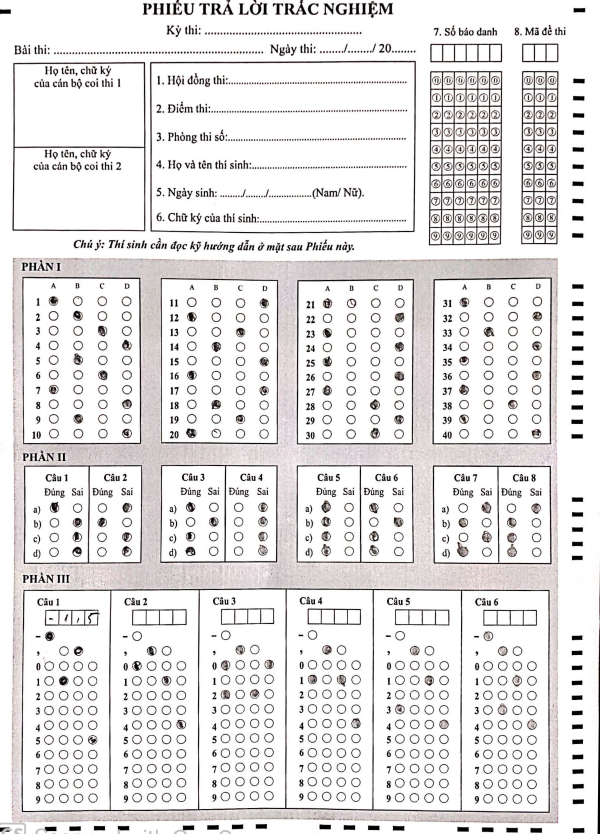
#> input picture debug/debug_warp_PhieuQG.0010.jpg, 1800 x 2500 px, found by its file name (shown at 1/3 size)
$ python analyze_layout.py
#> lines starting #> are read from the running program, lines starting #| are printed output that depends on the picture; after the words box and inside, x2 and y2 are one past the last pixel; in counts of white or black regions, pixels touching at a corner belong together
"""Analyze warped image to find actual form regions for config calibration."""
import cv2
import numpy as np

# Load a warped debug image
img = cv2.imread("debug_warp_PhieuQG.0010.jpg")
#> img is the input picture: shape (2500, 1800, 3); mean B, G, R 227.7, 227.6, 229.6
if img is None:
    print("Image not found, using pipeline...")
    import json
    from core.preprocessor import load_image, preprocess_to_binary
    from core.detector import find_corners, warp_perspective, deskew
    config = json.load(open('config.json', 'r', encoding='utf-8'))
    img = load_image('anh/test_imga/PhieuQG.0010.jpg')
    binary = preprocess_to_binary(img, config)
    corners, method = find_corners(img, binary, config)
    img = warp_perspective(img, corners, 1800, 2500)
    img, _ = deskew(img)
    img = cv2.resize(img, (1800, 2500))

h, w = img.shape[:2]
#> h = 2500; w = 1800
gray = cv2.cvtColor(img, cv2.COLOR_BGR2GRAY)
_, binary = cv2.threshold(gray, 0, 255, cv2.THRESH_BINARY_INV + cv2.THRESH_OTSU)
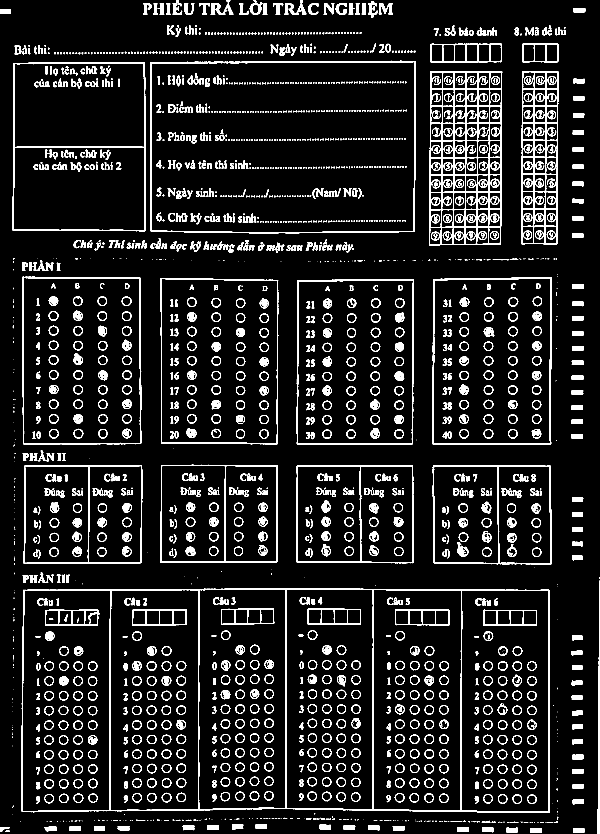
#> binary: shape (2500, 1800) (shown at 1/3 size); 9% white; 2356 white regions (784 under 20 px), largest, box (x1, y1, x2, y2) and area: (64, 1765, 1650, 2439) 26602, (1287, 213, 1507, 736) 18533, (1564, 213, 1675, 733) 10732

print(f"Image size: {w}x{h}")
#| Image size: 1800x2500
print()

# Horizontal projection (sum of black pixels per row)
h_proj = np.sum(binary, axis=1) / 255
#> h_proj = 2500 values, max 1401 at index 1397, min 0 at index 53, mean 162
# Vertical projection (sum of black pixels per column)
v_proj = np.sum(binary, axis=0) / 255
#> v_proj = 1800 values, max 1016 at index 1383, min 0 at index 33, mean 225

# Find horizontal bands (rows with lots of black = borders/lines)
print("=== Horizontal structure (significant rows) ===")
threshold_h = w * 0.3  # rows with >30% black pixels
#> threshold_h = 540
in_band = False
band_start = 0
bands = []
for i in range(h):
    if h_proj[i] > threshold_h:
        if not in_band:
            band_start = i
            in_band = True
    else:
        if in_band:
            bands.append((band_start, i-1))
            in_band = False
#> after the loop, band_start = 2484; bands = [(157, 157), (183, 189), (247, 248), (420, 421), (502, 503), (695, 697), (834, 834), (837, 840), (1329, 1332), (1396, 1399), (1685, 1690), (1767, 1771), (1829, 1831), (1873, 1875), (2430, 2432), (2484, 2486)]; in_band = False
if in_band:
    bands.append((band_start, h-1))

for start, end in bands:
    pct_start = start / h
    pct_end = end / h
    print(f"  Row {start:4d}-{end:4d} ({pct_start:.3f}-{pct_end:.3f})")
#> this loop made 16 passes
#> (start, end, pct_start, pct_end) on passes 1 to 12: (157, 157, 0.0628, 0.0628), (183, 189, 0.0732, 0.0756), (247, 248, 0.0988, 0.0992), (420, 421, 0.168, 0.168), (502, 503, 0.201, 0.201), (695, 697, 0.278, 0.279), (834, 834, 0.334, 0.334), (837, 840, 0.335, 0.336), (1329, 1332, 0.532, 0.533), (1396, 1399, 0.558, 0.56), (1685, 1690, 0.674, 0.676), (1767, 1771, 0.707, 0.708)
#|   Row  157- 157 (0.063-0.063)
#|   Row  183- 189 (0.073-0.076)
#|   Row  247- 248 (0.099-0.099)
#|   Row  420- 421 (0.168-0.168)
#|   Row  502- 503 (0.201-0.201)
#|   Row  695- 697 (0.278-0.279)
#|   Row  834- 834 (0.334-0.334)
#|   Row  837- 840 (0.335-0.336)
#> (further printed lines are left out)

print()
print("=== Vertical structure (significant columns) ===")
threshold_v = h * 0.05  # columns with >5% black pixels
#> threshold_v = 125
in_band = False
for i in range(w):
    if v_proj[i] > threshold_v:
        if not in_band:
            band_start = i
            in_band = True
    else:
        if in_band:
            pct_start = band_start / w
            pct_end = (i-1) / w
            if i - band_start > 5:  # skip thin lines
                print(f"  Col {band_start:4d}-{i-1:4d} ({pct_start:.3f}-{pct_end:.3f})")
            in_band = False
#> after the loop, band_start = 1794; in_band = True; pct_end = 0.972; pct_start = 0.953

# Analyze specific rows for content density to detect regions
print()
print("=== Row content density (sampled every 50 rows) ===")
for y in range(0, h, 50):
    density = h_proj[y] / w * 100
    bar = "#" * int(density)
    if density > 5:
        print(f"  Row {y:4d} ({y/h:.3f}): {density:5.1f}% {bar}")
#> this loop made 50 passes
#> (density, bar) on passes 1 to 12: (1.72, '#'), (0.444, ''), (23.06, '#######################'), (8.11, '########'), (3.22, '###'), (25.22, '#########################'), (8.06, '########'), (10.61, '##########'), (10.78, '##########'), (13.78, '#############'), (24.67, '########################'), (10.61, '##########')
#|   Row  100 (0.040):  23.1% #######################
#|   Row  150 (0.060):   8.1% ########
#|   Row  250 (0.100):  25.2% #########################
#|   Row  300 (0.120):   8.1% ########
#|   Row  350 (0.140):  10.6% ##########
#|   Row  400 (0.160):  10.8% ##########
#|   Row  450 (0.180):  13.8% #############
#|   Row  500 (0.200):  24.7% ########################
#> (further printed lines are left out)

# Look at the image in grid sections
print()
print("=== Grid analysis (10x14 grid) ===")
grid_w = w // 10
#> grid_w = 180
grid_h = h // 14
#> grid_h = 178
for gy in range(14):
    row_str = ""
    for gx in range(10):
        region = binary[gy*grid_h:(gy+1)*grid_h, gx*grid_w:(gx+1)*grid_w]
        density = np.mean(region) / 255 * 100
        if density > 20:
            row_str += "##"
        elif density > 10:
            row_str += "@@"
        elif density > 5:
            row_str += ".."
        else:
            row_str += "  "
    y_pct = gy / 14
    print(f"  Row {gy:2d} ({y_pct:.2f}): [{row_str}]")
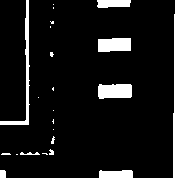
#> region: shape (178, 180); 10% white; 23 white regions (14 under 20 px), largest, box (x1, y1, x2, y2) and area: (173, 0, 180, 178) 1119, (0, 0, 30, 125) 513, (98, 84, 132, 99) 464

$ run again, with debug/debug_warp_PhieuQG.0050.jpg copied over debug/debug_warp_PhieuQG.0010.jpg
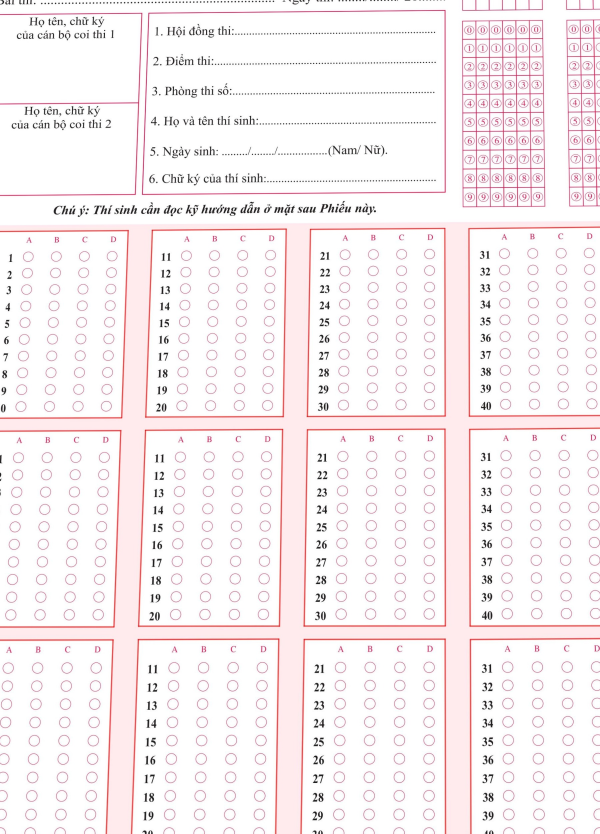
#> input picture debug/debug_warp_PhieuQG.0050.jpg, 1800 x 2500 px, found by its file name (shown at 1/3 size)
#> img is the input picture: shape (2500, 1800, 3); mean B, G, R 242.6, 241, 248.4
#> `_, binary = cv2.threshold(gray, 0, 255, cv2.THRESH_BINARY_INV + cv2.TH..`:
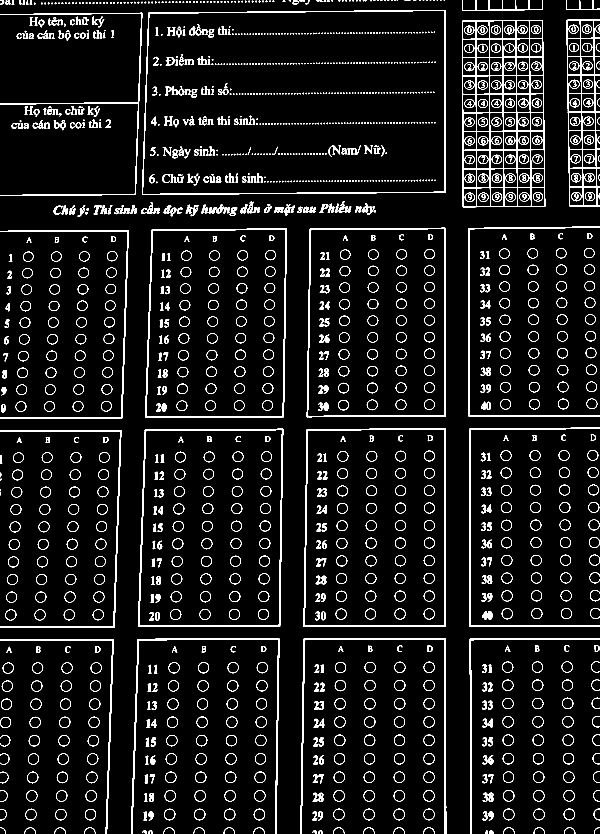
#> binary: shape (2500, 1800) (shown at 1/3 size); 6.1% white; 1667 white regions (499 under 20 px), largest, box (x1, y1, x2, y2) and area: (1386, 60, 1636, 622) 15366, (414, 1286, 850, 1881) 8189, (910, 1285, 1338, 1880) 8045
#| Image size: 1800x2500
#> h_proj = 2500 values, max 1589 at index 1879, min 0 at index 651, mean 108.9
#> v_proj = 1800 values, max 2296 at index 1334, min 0 at index 1339, mean 151.3
#> after the loop `for i in range(h):`: band_start = 1916; bands = [(686, 688), (1247, 1250), (1286, 1291), (1876, 1880), (1916, 1919)]; in_band = False
#> the loop `for start, end in bands:` made 5 passes
#> (start, end, pct_start, pct_end) on passes 1 to 5: (686, 688, 0.274, 0.275), (1247, 1250, 0.499, 0.5), (1286, 1291, 0.514, 0.516), (1876, 1880, 0.75, 0.752), (1916, 1919, 0.766, 0.768)
#> (printed output is left out)
#> after the loop `for i in range(w):`: band_start = 1755; in_band = True; pct_end = 0.972; pct_start = 0.967
#> the loop `for y in range(0, h, 50):` made 50 passes
#> (density, bar) on passes 1 to 8: (13.56, '#############'), (1, '#'), (24.83, '########################'), (4.78, '####'), (3.94, '###'), (4.44, '####'), (4.22, '####'), (5.22, '#####')
#> (printed output is left out)
#> after the loop `for gy in range(14):`:
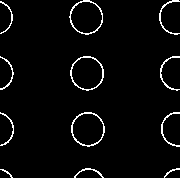
#> region: shape (178, 180); 3.5% white in thin lines or dots

$ run again, with debug/debug_0a9e6c3036c548579cdbfadb5782a148_PhieuQG.0043.jpg.jpg copied over debug/debug_warp_PhieuQG.0010.jpg
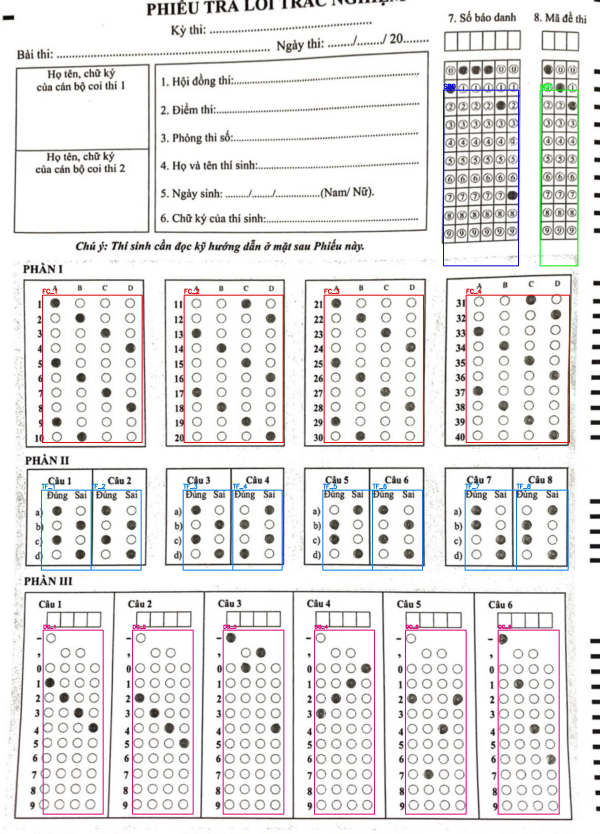
#> input picture debug/debug_0a9e6c3036c548579cdbfadb5782a148_PhieuQG.0043.jpg.jpg, 1800 x 2500 px, found by its file name (shown at 1/3 size)
#> img is the input picture: shape (2500, 1800, 3); mean B, G, R 230.7, 230.5, 232.4
#> `_, binary = cv2.threshold(gray, 0, 255, cv2.THRESH_BINARY_INV + cv2.TH..`:
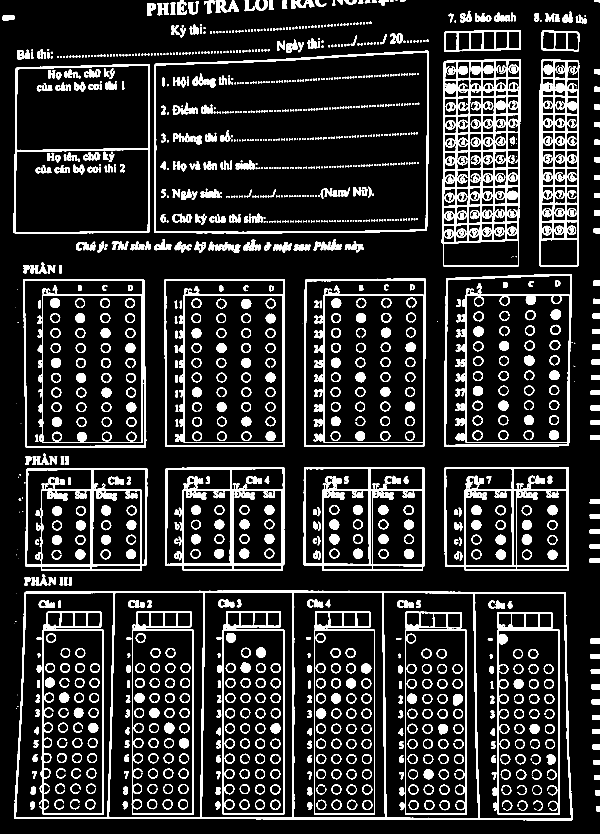
#> binary: shape (2500, 1800) (shown at 1/3 size); 13.3% white; 1716 white regions (150 under 20 px), largest, box (x1, y1, x2, y2) and area: (42, 1772, 1718, 2461) 39057, (1325, 177, 1562, 799) 37510, (1619, 179, 1738, 799) 20990
#| Image size: 1800x2500
#> h_proj = 2500 values, max 1570 at index 1776, min 0 at index 821, mean 239.7
#> v_proj = 1800 values, max 1464 at index 852, min 0 at index 0, mean 332.9
#> after the loop `for i in range(h):`: band_start = 2452; bands = [(449, 450), (502, 506), (663, 663), (694, 699), (735, 739), (745, 748), (838, 842), (884, 886), (1326, 1328), (1335, 1340), (1402, 1407), (1469, 1471), (1479, 1492), (1691, 1698), (1709, 1711), (1773, 1779), (1835, 1838), (1878, 1882), (1889, 1891), (2441, 2443), (2452, 2457)]; in_band = False
#> the loop `for start, end in bands:` made 21 passes
#> (start, end, pct_start, pct_end) on passes 1 to 8: (449, 450, 0.18, 0.18), (502, 506, 0.201, 0.202), (663, 663, 0.265, 0.265), (694, 699, 0.278, 0.28), (735, 739, 0.294, 0.296), (745, 748, 0.298, 0.299), (838, 842, 0.335, 0.337), (884, 886, 0.354, 0.354)
#> (printed output is left out)
#> after the loop `for i in range(w):`: band_start = 1772; in_band = True; pct_end = 0.964; pct_start = 0.962
#> the loop `for y in range(0, h, 50):` made 50 passes
#> (density, bar) on passes 1 to 8: (14.33, '##############'), (12.44, '############'), (6.44, '######'), (20.28, '####################'), (21.44, '#####################'), (18.33, '##################'), (4.17, '####'), (4.78, '####')
#> (printed output is left out)
#> after the loop `for gy in range(14):`:
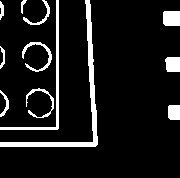
#> region: shape (178, 180); 9.8% white; 12 white regions, largest, box (x1, y1, x2, y2) and area: (0, 0, 98, 147) 1183, (0, 0, 59, 130) 557, (163, 11, 180, 26) 251
